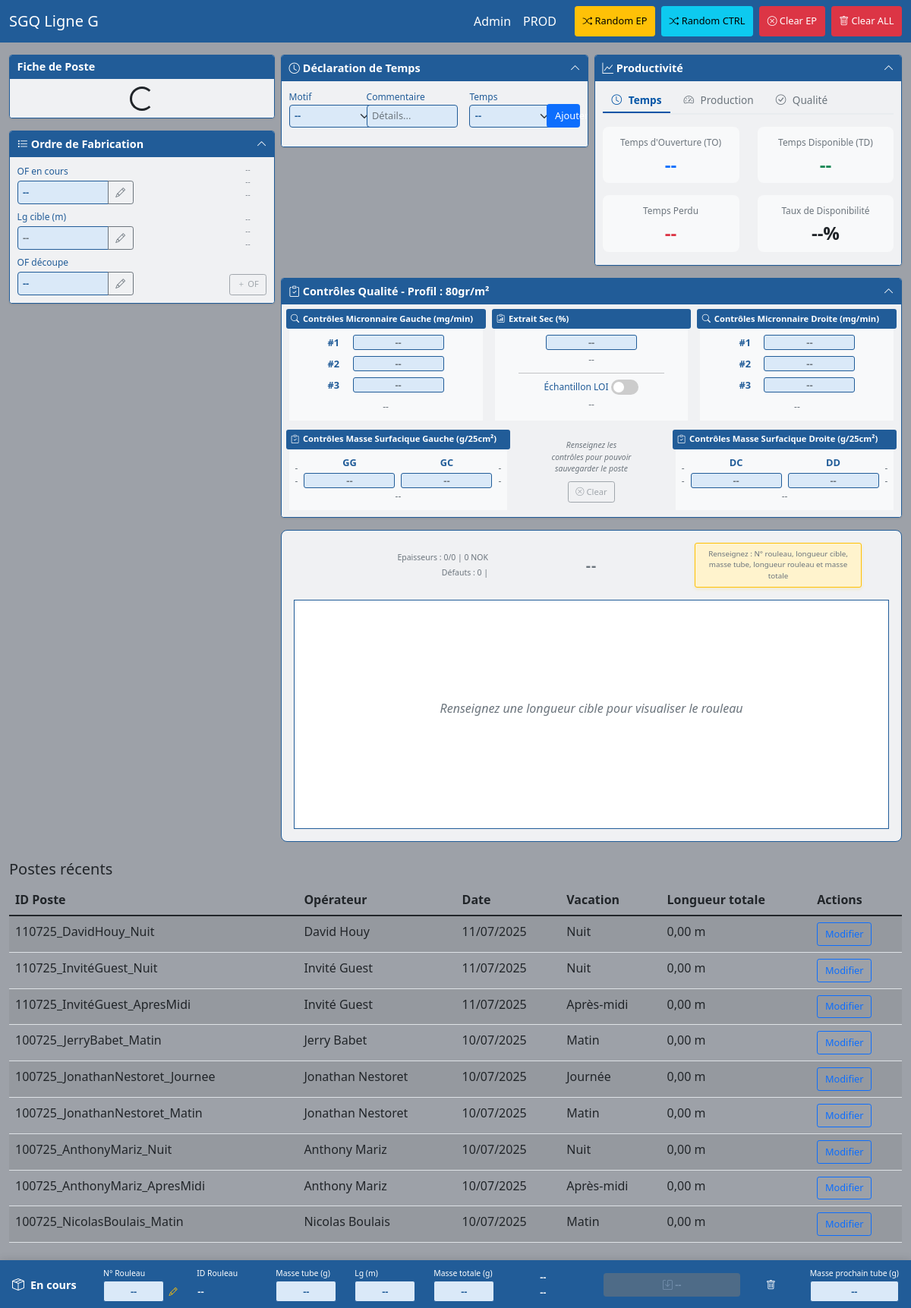
Before: / with the older database file.
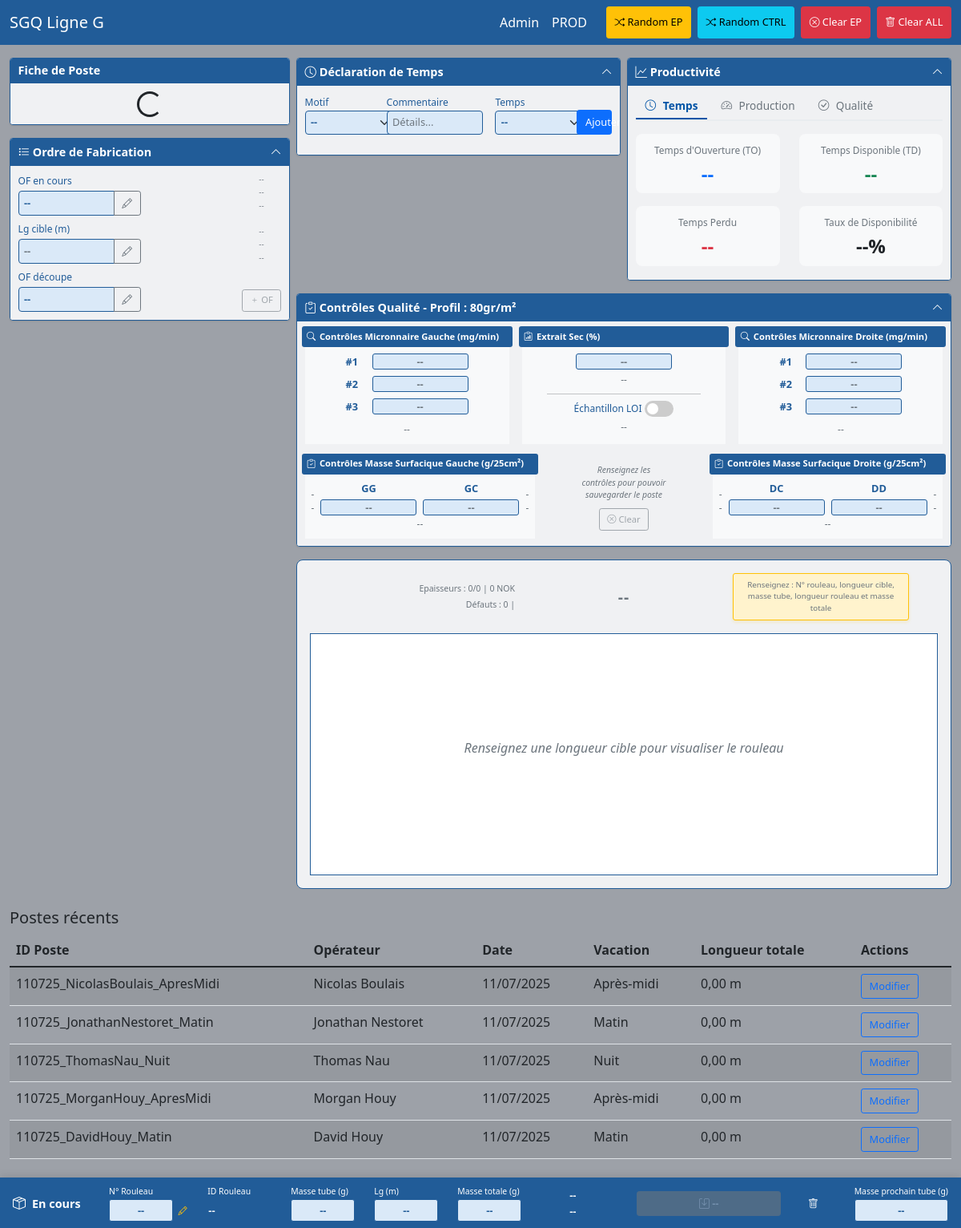
After: the same page with the newer database file.
### production/models.py (models this page shows, shortened)
class Shift(models.Model):
    VACATION_CHOICES = [
        ('Matin', 'Matin'),
        ('ApresMidi', 'Après-midi'),
        ('Nuit', 'Nuit'),
        ('Journee', 'Journée'),
    ]
    shift_id = models.CharField(max_length=50, unique=True,
                               help_text="ID unique généré automatiquement (format: date_operator_vacation)")
    date = models.DateField(verbose_name="Date", help_text="Date de production")
    operator = models.ForeignKey(Operator, on_delete=models.SET_NULL, null=True,
                                verbose_name="Opérateur", help_text="Opérateur responsable du poste")
    vacation = models.CharField(max_length=20, choices=VACATION_CHOICES,
                               verbose_name="Vacation", help_text="Vacation du poste")
    start_time = models.TimeField(null=True, blank=True, verbose_name="Heure de début", help_text="Heure de début du poste")
    end_time = models.TimeField(null=True, blank=True, verbose_name="Heure de fin", help_text="Heure de fin du poste")
    availability_time = models.DurationField(verbose_name="Temps disponible", help_text="Temps de disponibilité", null=True, blank=True)
    lost_time = models.DurationField(verbose_name="Temps perdu", help_text="Temps perdu", null=True, blank=True)
    operator_comments = models.TextField(blank=True,
                                       verbose_name="", help_text="Commentaires de l'opérateur")
    total_length = models.DecimalField(max_digits=10, decimal_places=2, default=0,
                                     help_text="Longueur totale en mètres")
    ok_length = models.DecimalField(max_digits=10, decimal_places=2, default=0,
                                  help_text="Longueur conforme en mètres")
    nok_length = models.DecimalField(max_digits=10, decimal_places=2, default=0,
                                   help_text="Longueur non conforme en mètres")
    raw_waste_length = models.DecimalField(max_digits=10, decimal_places=2, default=0,
                                         help_text="Longueur déchet brut en mètres")
    started_at_beginning = models.BooleanField(default=False, verbose_name="Machine démarrée", help_text="Machine démarrée en début de poste")
    meter_reading_start = models.DecimalField(max_digits=10, decimal_places=2, null=True, blank=True,
                                            verbose_name="Lg enroulée (m)", help_text="Métrage en début de poste (si démarrée)")
    started_at_end = models.BooleanField(default=False, verbose_name="Machine démarrée", help_text="Machine démarrée en fin de poste")
    meter_reading_end = models.DecimalField(max_digits=10, decimal_places=2, null=True, blank=True,
                                          verbose_name="Lg enroulée (m)", help_text="Métrage en fin de poste (si démarrée)")
    created_at = models.DateTimeField(auto_now_add=True)
    updated_at = models.DateTimeField(auto_now=True)
    class Meta:
        verbose_name = "Poste"
        verbose_name_plural = "Postes"
        ordering = ['-date', '-created_at']

### core/models.py (models this page shows, shortened)
class Operator(models.Model):
    first_name = models.CharField(max_length=50, help_text="Prénom de l'opérateur")
    last_name = models.CharField(max_length=50, help_text="Nom de l'opérateur")
    employee_id = models.CharField(max_length=20, unique=True, blank=True, null=True,
                                  help_text="Matricule employé (optionnel)")
    training_completed = models.BooleanField(default=False,
                                           help_text="Formation terminée")
    is_active = models.BooleanField(default=True,
                                   help_text="Opérateur actif")
    created_at = models.DateTimeField(auto_now_add=True)
    updated_at = models.DateTimeField(auto_now=True)
    class Meta:
        verbose_name = "Opérateur"
        verbose_name_plural = "Opérateurs"
        ordering = ['last_name', 'first_name']
    @property
    def full_name(self):
        return f"{self.first_name} {self.last_name}"

### production/views.py (the view)
# urls.py: path('', views.prod, name='prod'),
def prod(request):
    shifts = Shift.objects.select_related('operator').order_by('-date', '-created_at')[:10]
    defect_types = DefectType.objects.filter(is_active=True).order_by('name')
    context = {
        'shifts': shifts,
        'defect_types': defect_types,
    }
    return render(request, 'production/prod.html', context)

### templates/production/prod.html (shortened to what the changed rows need)
{% extends 'base.html' %}
{% block content %}
<div class="mt-4">
    <div class="table-responsive">
        <table class="table table-striped">
            <thead>
                <tr>
                    <th>ID Poste</th>
                    <th>Opérateur</th>
                    <th>Date</th>
                    <th>Vacation</th>
                    <th>Longueur totale</th>
                    <th>Actions</th>
                </tr>
            </thead>
            <tbody>
                {% for shift in shifts %}
                <tr>
                    <td>{{ shift.shift_id }}</td>
                    <td>{{ shift.operator.full_name }}</td>
                    <td>{{ shift.date|date:"d/m/Y" }}</td>
                    <td>{{ shift.get_vacation_display }}</td>
                    <td>{{ shift.total_length }} m</td>
                    <td>
                        <a href="{% url 'production:shift_edit' shift.id %}"
                           class="btn btn-sm btn-outline-primary">
                            Modifier
                        </a>
                    </td>
                </tr>
                {% empty %}
                <tr>
                    <td colspan="6" class="text-center text-muted">
                        Aucun poste enregistré
                    </td>
                </tr>
                {% endfor %}
            </tbody>
        </table>
    </div>
</div>
{% endblock %}
{% block extra_css %}
<link href="https://cdn.jsdelivr.net/npm/bootstrap-icons@1.7.2/font/bootstrap-icons.css" rel="stylesheet">
{% endblock %}

Changed rows visible on the page:
removed Shift: shift_id "110725_DavidHouy_Nuit", operator.full_name "David Houy", date "11/07/2025", vacation "Nuit", total_length "0,00"
removed Shift: shift_id "110725_InvitéGuest_Nuit", operator.full_name "Invité Guest", date "11/07/2025", vacation "Nuit", total_length "0,00"
removed Shift: shift_id "110725_InvitéGuest_ApresMidi", operator.full_name "Invité Guest", date "11/07/2025", vacation "Après-midi", total_length "0,00"
removed Shift: shift_id "100725_JerryBabet_Matin", operator.full_name "Jerry Babet", date "10/07/2025", vacation "Matin", total_length "0,00"
removed Shift: shift_id "100725_JonathanNestoret_Journee", operator.full_name "Jonathan Nestoret", date "10/07/2025", vacation "Journée", total_length "0,00"
removed Shift: shift_id "100725_JonathanNestoret_Matin", operator.full_name "Jonathan Nestoret", date "10/07/2025", vacation "Matin", total_length "0,00"
removed Shift: shift_id "100725_AnthonyMariz_Nuit", operator.full_name "Anthony Mariz", date "10/07/2025", vacation "Nuit", total_length "0,00"
removed Shift: shift_id "100725_AnthonyMariz_ApresMidi", operator.full_name "Anthony Mariz", date "10/07/2025", vacation "Après-midi", total_length "0,00"
removed Shift: shift_id "100725_NicolasBoulais_Matin", operator.full_name "Nicolas Boulais", date "10/07/2025", vacation "Matin", total_length "0,00"
added Shift: shift_id "110725_NicolasBoulais_ApresMidi", operator.full_name "Nicolas Boulais", date "11/07/2025", vacation "Après-midi", total_length "0,00"
added Shift: shift_id "110725_JonathanNestoret_Matin", operator.full_name "Jonathan Nestoret", date "11/07/2025", vacation "Matin", total_length "0,00"
added Shift: shift_id "110725_ThomasNau_Nuit", operator.full_name "Thomas Nau", date "11/07/2025", vacation "Nuit", total_length "0,00"
added Shift: shift_id "110725_MorganHouy_ApresMidi", operator.full_name "Morgan Houy", date "11/07/2025", vacation "Après-midi", total_length "0,00"
added Shift: shift_id "110725_DavidHouy_Matin", operator.full_name "David Houy", date "11/07/2025", vacation "Matin", total_length "0,00"
